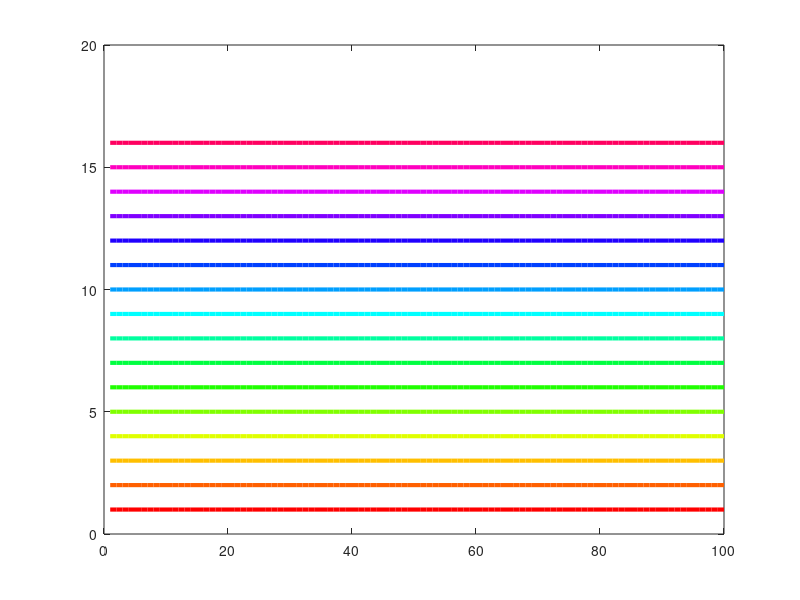

Recreate this plot in MATLAB.
figure
col=hsv(16)
a = ones(16,100)
b=1:16

c=repmat(b',1,100).*a;

for i = 1:16
    plot(c(i,:),'color',col(i,:),'linewidth',3)
    hold on
end